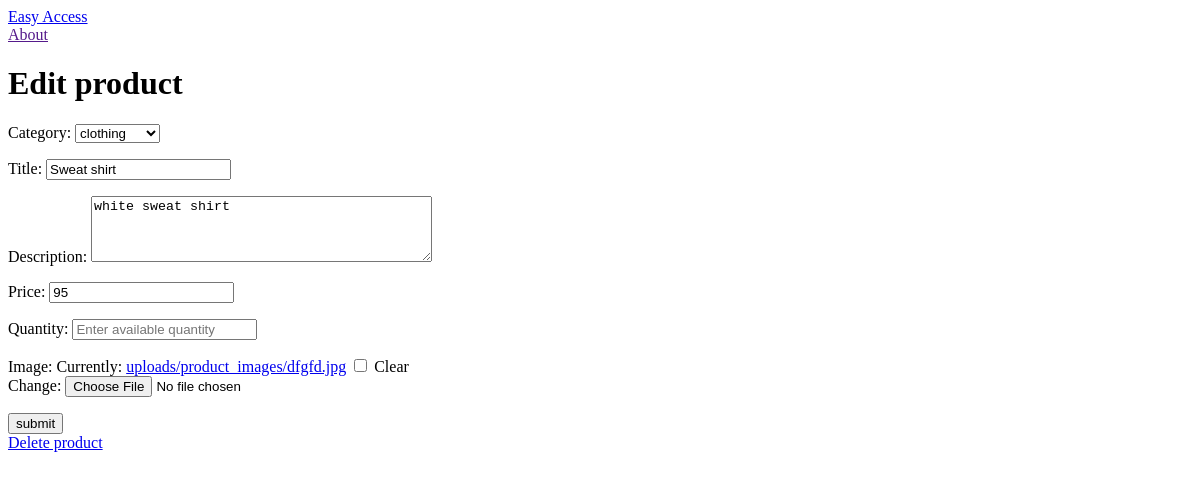
Before: /my-store/edit-product/14/ (signed in) with the older database file.
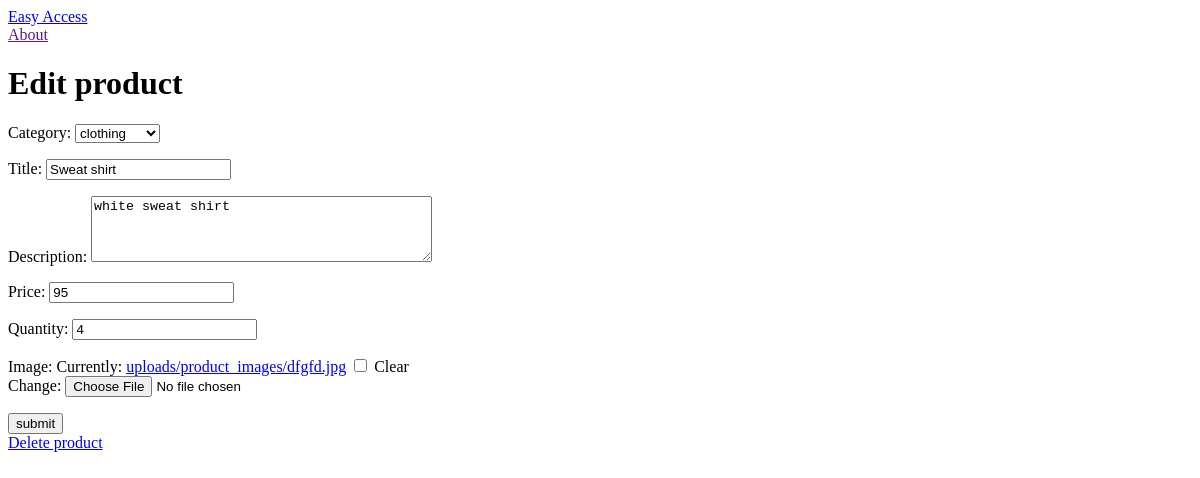
After: the same page with the newer database file.
### store/models.py (models this page shows, shortened)
class Products(models.Model):
	DRAFT = 'draft'
	WAITING_APPROVAL = 'waitingapproval'
	ACTIVE = 'active'
	DELETED = 'deleted'
	STATUS_CHOICES = (
		(DRAFT, 'draft'),
		(WAITING_APPROVAL, 'waiting approval'),
		(ACTIVE, 'active'),
		(DELETED, 'deleted')
		)
	user = models.ForeignKey(User, related_name='products', on_delete=models.CASCADE)
	category = models.ForeignKey(Category, related_name='products', on_delete=models.CASCADE)
	title = models.CharField(max_length=50)
	slug = models.SlugField(max_length=50)
	description = models.TextField(blank=True)
	price = models.IntegerField()
	quantity=models.IntegerField(blank=True, null=True)
	image = models.ImageField(upload_to='uploads/product_images/', blank=True, null=True)
	thumbnail = models.ImageField(upload_to='uploads/product_images/thumbnail/', blank=True, null=True)
	created_at = models.DateTimeField(auto_now_add=True)
	updated_at = models.DateTimeField(auto_now=True)
	status = models.CharField(max_length=60, choices=STATUS_CHOICES, default=ACTIVE)
	is_sponsored = models.BooleanField(default=False)
	sold_count = models.PositiveIntegerField(default=0)
	views_count = models.PositiveIntegerField(default=0)
	class Meta:
		ordering = ('-created_at',)

class Category(models.Model):
	title = models.CharField(max_length=50)
	slug = models.SlugField(max_length=50)
	class Meta:
		verbose_name_plural = 'Categories'
	def __str__(self):
		return self.title

### userprofile/views.py (the view)
# urls.py: path('my-store/edit-product/<int:pk>/', views.edit_product, name='edit_product'),
@login_required
def edit_product(request, pk):
	product = Products.objects.filter(user=request.user).get(pk=pk)
	if request.method == 'POST':
		form = ProductForm(request.POST, request.FILES, instance=product)
		if form.is_valid():
			form.save()
			messages.success(request, 'the product was changed!')
			return redirect('mystore')
	else:
		form = ProductForm(instance=product)
	return render(request, 'userprofile/add_product.html', {'form': form, 'title': 'Edit product', 'product': product})

### store/context_processors.py (called while the page is built)
def cart(request):
	return { 'cart': Cart(request)}

### userprofile/templates/userprofile/add_product.html (shortened to what this page needs)
{% extends 'core/base.html' %}
{% block content %}
<h1 class='text-2xl'> {{title}} </h1>
<form method='post' action="." enctype="multipart/form-data">
	{{ form.as_p }}
	<button class= 'py-4 px-8 bg-teal-500 text-white hover:bg-teal-800' > submit</button>
</form>
{% if product %}
<a href=" {% url 'delete_product' product.id %} " class=" mt-2 py-4 px-8 bg-red-500 text-white ">Delete product</a>
{% endif %}
{% endblock %}

### Templates/core/base.html (shortened to what this page needs)
<!DOCTYPE html>
<html>
<head>
</head>
<body>
	<nav class =' max-w-4xl mx-auto flex items-center justify-between py-4 px-6 bg-teal-600'>
		<div class= 'logo'>
			<a class = 'text-white' href="/"> Easy Access</a>
		</div>
		<div class = 'menu'>
			<a href="">About</a>
		</div>
	</nav>
	{%  block content %}
	{% endblock %}
</body>
</html>

Changed rows visible on the page:
changed Products "clothing": quantity (not shown) → "4"
